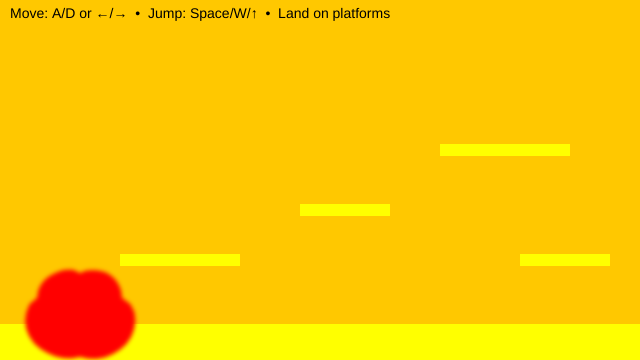
Frame 1 (no input)
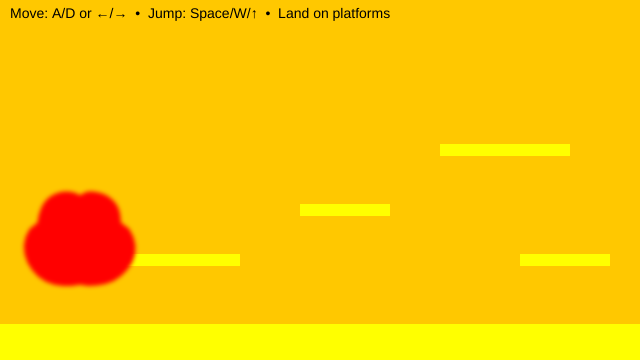
Frame 60 (no input)
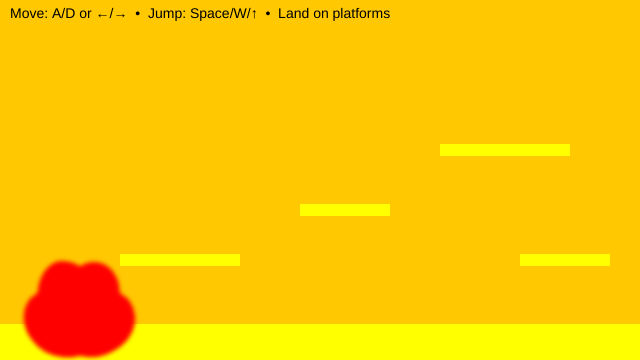
Frame 120 (the mouse pressed at the canvas centre since frame 60)

The p5.js sketch that drew these frames (run headless with seeded random() and noise() and a simulated clock; from frame 60 on, the mouse is pressed at the canvas centre):

// p5.js sketch
// ── sketch.js
// Y-position of the floor (ground level)
let floorY3;

// Player character (soft, animated blob)
let blob3 = {
  // Position (centre of the blob)
  x: 80,
  y: 0,

  // Visual properties
  r: 26, // Base radius
  points: 48, // Number of points used to draw the blob
  wobble: 7, // Edge deformation amount
  wobbleFreq: 0.9,

  // Time values for breathing animation
  t: 0,
  tSpeed: 0.01,

  // Physics: velocity
  vx: 0, // Horizontal velocity
  vy: 0, // Vertical velocity

  // Movement tuning
  accel: 0.55, // Horizontal acceleration
  maxRun: 4.0, // Maximum horizontal speed
  gravity: 0.65, // Downward force
  jumpV: -11.0, // Initial jump impulse

  // State
  onGround: false, // True when standing on a platform

  // Friction
  frictionAir: 0.995, // Light friction in air
  frictionGround: 0.88, // Stronger friction on ground
};

// List of solid platforms the blob can stand on
// Each platform is an axis-aligned rectangle (AABB)
let platforms = [];

function setup() {
  createCanvas(640, 360);

  // Define the floor height
  floorY3 = height - 36;

  noStroke();
  textFont("sans-serif");
  textSize(14);

  // Create platforms (floor + steps)
  platforms = [
    { x: 0, y: floorY3, w: width, h: height - floorY3 }, // floor
    { x: 120, y: floorY3 - 70, w: 120, h: 12 }, // low step
    { x: 300, y: floorY3 - 120, w: 90, h: 12 }, // mid step
    { x: 440, y: floorY3 - 180, w: 130, h: 12 }, // high step
    { x: 520, y: floorY3 - 70, w: 90, h: 12 }, // return ramp
  ];

  // Start the blob resting on the floor
  blob3.y = floorY3 - blob3.r - 1;
}

function draw() {
  // Background: yellow-orange to represent excitement and energy
  background(255, 200, 0);

  // --- Draw all platforms ---
  // Yellow platforms to represent excitement and playfulness
  fill(255, 255, 0);
  for (const p of platforms) {
    rect(p.x, p.y, p.w, p.h);
  }

  // --- Input: left/right movement ---
  let move = 0;
  if (keyIsDown(65) || keyIsDown(LEFT_ARROW)) move -= 1; // A or ←
  if (keyIsDown(68) || keyIsDown(RIGHT_ARROW)) move += 1; // D or →
  blob3.vx += blob3.accel * move;

  // --- Apply friction and clamp speed ---
  blob3.vx *= blob3.onGround ? blob3.frictionGround : blob3.frictionAir;
  blob3.vx = constrain(blob3.vx, -blob3.maxRun, blob3.maxRun);

  // --- Apply gravity ---
  blob3.vy += blob3.gravity;

  // --- Collision representation ---
  // We collide using a rectangle (AABB),
  // even though the blob is drawn as a circle
  let box = {
    x: blob3.x - blob3.r,
    y: blob3.y - blob3.r,
    w: blob3.r * 2,
    h: blob3.r * 2,
  };

  // --- STEP 1: Move horizontally (no collision) ---
  box.x += blob3.vx;

  // --- STEP 2: Move vertically, then resolve Y collisions ---
  box.y += blob3.vy;
  blob3.onGround = false;

  for (const s of platforms) {
    if (overlap(box, s)) {
      if (blob3.vy > 0) {
        // Falling → land on top of a platform
        // Calculate actual bottom radius of the blob (accounting for droop)
        // Bottom radius = base radius + droop + gravity + wave effects
        const maxBottomRadius =
          blob3.r + blob3.wobble * 4 + blob3.wobble * 1.5 + blob3.wobble * 1.2;
        box.y = s.y - maxBottomRadius * 2;
        blob3.vy = 0;
        blob3.onGround = true;
      }
    }
  }

  // --- Convert collision box back to blob centre ---
  blob3.x = box.x + box.w / 2;
  blob3.y = box.y + box.h / 2;

  // Keep blob inside the canvas horizontally
  blob3.x = constrain(blob3.x, blob3.r, width - blob3.r);

  // --- Draw the animated blob ---
  blob3.t += blob3.tSpeed;
  drawBlobCircle(blob3);

  // --- HUD ---
  fill(0);
  text("Move: A/D or ←/→  •  Jump: Space/W/↑  •  Land on platforms", 10, 18);
}

// Axis-Aligned Bounding Box (AABB) overlap test
// Returns true if rectangles a and b intersect
function overlap(a, b) {
  return (
    a.x < b.x + b.w && a.x + a.w > b.x && a.y < b.y + b.h && a.y + a.h > b.y
  );
}

// Draws the blob using Perlin noise for a droopy, melting effect
function drawBlobCircle(b) {
  push();

  // Draw blob with soft edges using blur
  drawingContext.filter = "blur(2px)";

  fill(255, 0, 0);
  beginShape();

  // Dripping effect: rapid oscillating vertical stretch for panic effect (constrained)
  const drip = sin(b.t * 0.35 + 0.5) * 0.08;

  for (let i = 0; i < b.points; i++) {
    const a = (i / b.points) * TAU;

    // Droop effect: tapered like a Hershey's kiss - narrow at top, wide at bottom
    // Sides stay fuller with cosine wave
    const droopFactor = pow(max(0, sin(a)), 0.7) + abs(cos(a)) * 0.6;

    // Perlin noise for melting motion (pulls downward)
    const n = noise(cos(a) * 0.5 + 100, sin(a) * 0.5 + 100, b.t);
    const waveAmount = map(n, 0, 1, -b.wobble * 1.2, b.wobble * 1.2);

    // Add gravitational pull downward based on vertical position
    const gravityPull = pow(max(0, sin(a)), 0.8) * b.wobble * 1.5;

    // Alpha channel manipulation: darker/more opaque at bottom, softer at top
    const alpha = map(sin(a), -1, 1, 150, 255);

    let r = b.r + droopFactor * b.wobble * 4 + waveAmount + gravityPull;

    // Apply stretch only upward (compress at bottom, expand at top)
    const stretchFactor = (1 - sin(a)) * drip;
    r += stretchFactor * b.wobble;

    vertex(b.x + cos(a) * r, b.y + sin(a) * r);
  }

  endShape(CLOSE);

  // Reset filter
  drawingContext.filter = "none";

  pop();
}

// Jump input (only allowed when grounded)
function keyPressed() {
  if (
    (key === " " || key === "W" || key === "w" || keyCode === UP_ARROW) &&
    blob3.onGround
  ) {
    blob3.vy = blob3.jumpV;
    blob3.onGround = false;
  }
}
